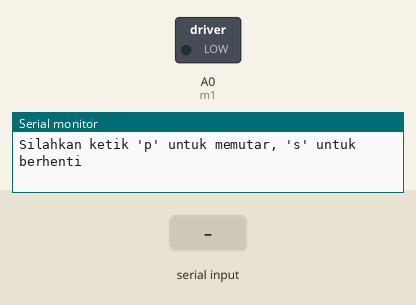
Simulated run of this sketch. Board: Arduino Uno, built with avr-gcc and run on an emulated ATmega328P. On the bench: switched loads named in the sketch (green lamp = pin HIGH), the last lines printed to the serial monitor. The inputs (shaded band) are chosen by the test bench.

Above: at 1.2 s.
1.3 s: "s" received over Serial
At 3.5 s:
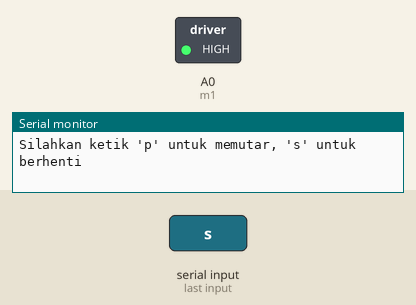
3.8 s: "p" received over Serial
At 5.4 s:
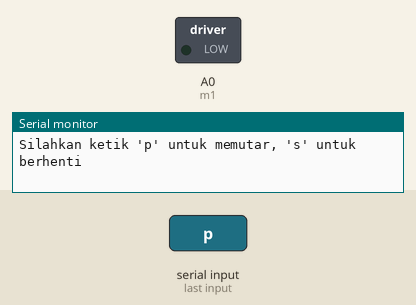
Timing chart, 0 to 6.9 s (numbered marks = the images above; inputs shaded):
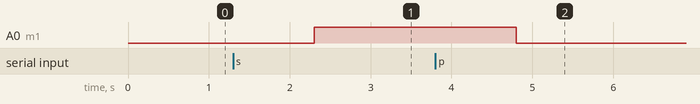

Measured:
- after the input at 1.3 s, A0 (m1): LOW → HIGH after 1.0 s
- after the input at 3.8 s, A0 (m1): HIGH → LOW after 1.0 s

The sketch:

sketch_bluetooth.ino
```cpp
int m1=A0;//Motor DC terhubung pada kaki A0 Arduino
int h=255;//5 Volt
int l=0;//0 Volt
String motion;

void setup() {
  // put your setup code here, to run once:
  Serial.begin(9600);
  pinMode(m1,OUTPUT);
}

void loop() {
  // put your main code here, to run repeatedly:
  Serial.println("Silahkan ketik 'p' untuk memutar, 's' untuk berhenti");
  while(Serial.available()==0) {}

  motion=Serial.readString();
  if(motion=="p") {
    analogWrite(m1,l);
  }
  if(motion=="s") {
    analogWrite(m1,h);
  }
}
```
